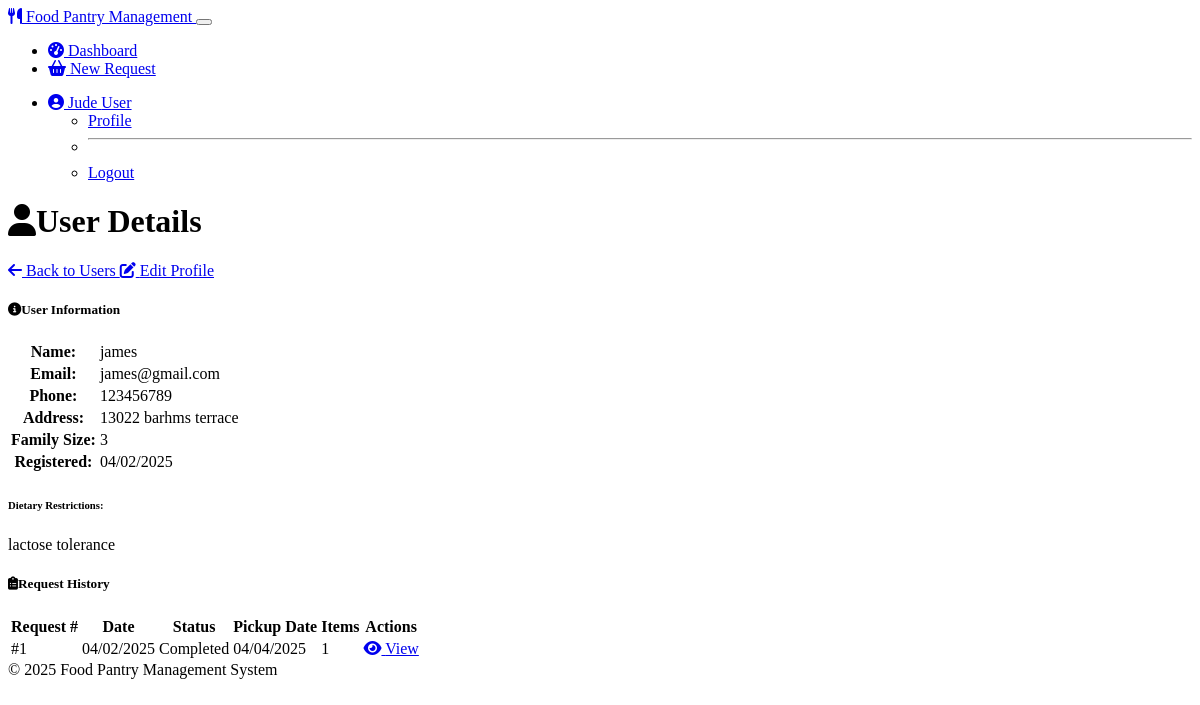
/clients/view/1 (signed in), run on the app's committed database.
### models.py (models this page shows, shortened)
class User(UserMixin, db.Model):
    __tablename__ = 'user'  # Explicitly set the table name
    id = db.Column(db.Integer, primary_key=True)
    username = db.Column(db.String(64), unique=True, nullable=False)
    email = db.Column(db.String(120), unique=True, nullable=False)
    password_hash = db.Column(db.String(256), nullable=False)
    role = db.Column(db.String(20), nullable=False)
    full_name = db.Column(db.String(100))
    phone = db.Column(db.String(20))
    created_at = db.Column(db.DateTime, default=datetime.utcnow)
    password_reset_required = db.Column(db.Boolean, default=False)
    failed_login_attempts = db.Column(db.Integer, default=0)
    lockout_until = db.Column(db.DateTime, nullable=True)
    otp_secret = db.Column(db.String(32), nullable=True)
    otp_enabled = db.Column(db.Boolean, default=False)
    otp_verified = db.Column(db.Boolean, default=False)
    client_info = db.relationship('Client', backref='user', uselist=False, cascade='all, delete-orphan')
    volunteer_info = db.relationship('Volunteer', backref='user', uselist=False, cascade='all, delete-orphan')
    def is_admin(self):
        return self.role == 'admin'
    def is_staff(self):
        return self.role == 'staff'
    def is_volunteer(self):
        return self.role == 'volunteer'
    def is_client(self):
        return self.role == 'client'

class Client(db.Model):
    __tablename__ = 'client'  # Explicitly set the table name
    id = db.Column(db.Integer, primary_key=True)
    user_id = db.Column(db.Integer, db.ForeignKey('user.id'), nullable=False)
    address = db.Column(db.String(200))
    family_size = db.Column(db.Integer, default=1)
    dietary_restrictions = db.Column(db.Text, nullable=True)
    created_at = db.Column(db.DateTime, default=datetime.utcnow)
    updated_at = db.Column(db.DateTime, default=datetime.utcnow, onupdate=datetime.utcnow)
    requests = db.relationship('ClientRequest', backref='client', cascade='all, delete-orphan')

class ClientRequest(db.Model):
    __tablename__ = 'client_request'  # Explicitly set the table name
    id = db.Column(db.Integer, primary_key=True)
    client_id = db.Column(db.Integer, db.ForeignKey('client.id'), nullable=False)
    status = db.Column(db.String(20), default='Pending')
    pickup_date = db.Column(db.Date, nullable=True)
    special_notes = db.Column(db.Text, nullable=True)
    created_at = db.Column(db.DateTime, default=datetime.utcnow)
    updated_at = db.Column(db.DateTime, default=datetime.utcnow, onupdate=datetime.utcnow)
    items = db.relationship('RequestItem', back_populates='request', cascade='all, delete-orphan')

### routes.py (the view)
    @app.route('/clients/view/<int:client_id>')
    @login_required
    @role_required('admin', 'staff')
    def client_view(client_id):
        client = Client.query.get_or_404(client_id)
        requests = ClientRequest.query.filter_by(client_id=client.id).order_by(ClientRequest.created_at.desc()).all()
        return render_template('clients/view.html', client=client, requests=requests)

### helpers.py (called while the page is built)
def role_required(*roles):
    def decorator(f):
        @wraps(f)
        def decorated_function(*args, **kwargs):
            if not current_user.is_authenticated:
                flash('Please log in to access this page.', 'warning')
                return redirect(url_for('login'))
            if current_user.role not in roles and 'admin' not in roles:
                flash('You do not have permission to access this page.', 'danger')
                return redirect(url_for('dashboard'))
            return f(*args, **kwargs)
        return decorated_function
    return decorator

### models.py (called while the page is built)
@login_manager.user_loader
def load_user(user_id):
    return User.query.get(int(user_id))

### templates/clients/view.html (shortened to what this page needs)
{% extends 'base.html' %}
{% block content %}
<div class="container">
    <div class="d-flex justify-content-between align-items-center mb-4">
        <h1><i class="fas fa-user me-2"></i>User Details</h1>
        <div>
            <a href="{{ url_for('clients_index') }}" class="btn btn-secondary me-2">
                <i class="fas fa-arrow-left me-1"></i> Back to Users
            </a>
            <a href="{{ url_for('client_edit', client_id=client.id) }}" class="btn btn-primary">
                <i class="fas fa-edit me-1"></i> Edit Profile
            </a>
        </div>
    </div>
    <div class="row">
        <div class="col-md-4 mb-4">
            <div class="card h-100">
                <div class="card-header bg-primary text-white">
                    <h5 class="card-title mb-0"><i class="fas fa-info-circle me-2"></i>User Information</h5>
                </div>
                <div class="card-body">
                    <table class="table">
                        <tbody>
                            <tr>
                                <th>Name:</th>
                                <td>{{ client.user.full_name if client.user else 'Unknown' }}</td>
                            </tr>
                            <tr>
                                <th>Email:</th>
                                <td>{{ client.user.email if client.user else 'Unknown' }}</td>
                            </tr>
                            <tr>
                                <th>Phone:</th>
                                <td>{{ client.user.phone if client.user and client.user.phone else 'Not provided' }}</td>
                            </tr>
                            <tr>
                                <th>Address:</th>
                                <td>{{ client.address or 'Not provided' }}</td>
                            </tr>
                            <tr>
                                <th>Family Size:</th>
                                <td>{{ client.family_size }}</td>
                            </tr>
                            <tr>
                                <th>Registered:</th>
                                <td>{{ client.created_at.strftime('%m/%d/%Y') }}</td>
                            </tr>
                        </tbody>
                    </table>
                    {% if client.dietary_restrictions %}
                    <div class="mt-3">
                        <h6>Dietary Restrictions:</h6>
                        <p class="mb-0">{{ client.dietary_restrictions }}</p>
                    </div>
                    {% endif %}
                </div>
            </div>
        </div>
        <div class="col-md-8 mb-4">
            <div class="card h-100">
                <div class="card-header bg-primary text-white">
                    <h5 class="card-title mb-0"><i class="fas fa-clipboard-list me-2"></i>Request History</h5>
                </div>
                <div class="card-body">
                    {% if requests %}
                    <div class="table-responsive">
                        <table class="table table-hover">
                            <thead>
                                <tr>
                                    <th>Request #</th>
                                    <th>Date</th>
                                    <th>Status</th>
                                    <th>Pickup Date</th>
                                    <th>Items</th>
                                    <th>Actions</th>
                                </tr>
                            </thead>
                            <tbody>
                                {% for request in requests %}
                                <tr>
                                    <td>#{{ request.id }}</td>
                                    <td>{{ request.created_at.strftime('%m/%d/%Y') }}</td>
                                    <td><span class="badge status-{{ request.status }}">{{ request.status }}</span></td>
                                    <td>{{ request.pickup_date.strftime('%m/%d/%Y') if request.pickup_date else 'Not scheduled' }}</td>
                                    <td>{{ request.items|length }}</td>
                                    <td>
                                        <a href="{{ url_for('request_view', request_id=request.id) }}" class="btn btn-sm btn-outline-primary">
                                            <i class="fas fa-eye"></i> View
                                        </a>
                                    </td>
                                </tr>
                                {% endfor %}
                            </tbody>
                        </table>
                    </div>
                    {% else %}
                    <div class="alert alert-info">
                        <i class="fas fa-info-circle me-2"></i> This user hasn't submitted any requests yet.
                    </div>
                    {% endif %}
                </div>
            </div>
        </div>
    </div>
</div>
{% endblock %}

### templates/base.html (shortened to what this page needs)
<!DOCTYPE html>
<html lang="en" data-bs-theme="dark">
<head>
    <link rel="stylesheet" href="https://cdn.replit.com/agent/bootstrap-agent-dark-theme.min.css">
    <link rel="stylesheet" href="https://cdnjs.cloudflare.com/ajax/libs/font-awesome/6.4.0/css/all.min.css">
    <link rel="stylesheet" href="{{ url_for('static', filename='css/custom.css') }}">
</head>
<body>
    <nav class="navbar navbar-expand-lg navbar-dark bg-dark">
        <div class="container">
            <a class="navbar-brand" href="{{ url_for('index') }}">
                <i class="fas fa-utensils me-2"></i>
                Food Pantry Management
            </a>
            <button class="navbar-toggler" type="button" data-bs-toggle="collapse" data-bs-target="#navbarNav" aria-controls="navbarNav" aria-expanded="false" aria-label="Toggle navigation">
            </button>
            <div class="collapse navbar-collapse" id="navbarNav">
                <ul class="navbar-nav me-auto">
                    {% if current_user.is_authenticated %}
                    <li class="nav-item">
                        <a class="nav-link" href="{{ url_for('dashboard') }}">
                            <i class="fas fa-tachometer-alt me-1"></i> Dashboard
                        </a>
                    </li>
                    {% if current_user.is_client() %}
                    <li class="nav-item">
                        <a class="nav-link" href="{{ url_for('request_add') }}">
                            <i class="fas fa-shopping-basket me-1"></i> New Request
                        </a>
                    </li>
                    {% endif %}
                    {% endif %}
                </ul>
                <ul class="navbar-nav ms-auto">
                    {% if current_user.is_authenticated %}
                    <li class="nav-item dropdown">
                        <a class="nav-link dropdown-toggle" href="#" id="userDropdown" role="button" data-bs-toggle="dropdown" aria-expanded="false">
                            <i class="fas fa-user-circle me-1"></i> {{ current_user.username }}
                            {% if current_user.is_admin() %}
                            <span class="badge bg-danger">Admin</span>
                            {% elif current_user.is_staff() %}
                            <span class="badge bg-primary">Staff</span>
                            {% elif current_user.is_volunteer() %}
                            <span class="badge bg-success">Volunteer</span>
                            {% elif current_user.is_client() %}
                            <span class="badge bg-info">User</span>
                            {% endif %}
                        </a>
                        <ul class="dropdown-menu dropdown-menu-end" aria-labelledby="userDropdown">
                            <li><a class="dropdown-item" href="{{ url_for('profile') }}">Profile</a></li>
                            <li><hr class="dropdown-divider"></li>
                            <li><a class="dropdown-item" href="{{ url_for('logout') }}">Logout</a></li>
                        </ul>
                    </li>
                    {% endif %}
                </ul>
            </div>
        </div>
    </nav>
    <main class="container mt-4 mb-5">
        {% block content %}{% endblock %}
    </main>
    <footer class="footer mt-auto py-3 bg-dark">
        <div class="container text-center">
            <span class="text-muted">&copy; 2025 Food Pantry Management System</span>
        </div>
    </footer>
</body>
</html>

### static/css/custom.css (style rules this page uses)
.status-Completed { background-color: var(--bs-success); }

### data on the page
User: username "Jude"
User: user "james", user "james@gmail.com", user "123456789"
Client: address "13022 barhms terrace", family_size "3", created_at "04/02/2025", dietary_restrictions "lactose tolerance"
ClientRequest: id "1", created_at "04/02/2025", status "Completed", pickup_date "04/04/2025", items|length "1"
